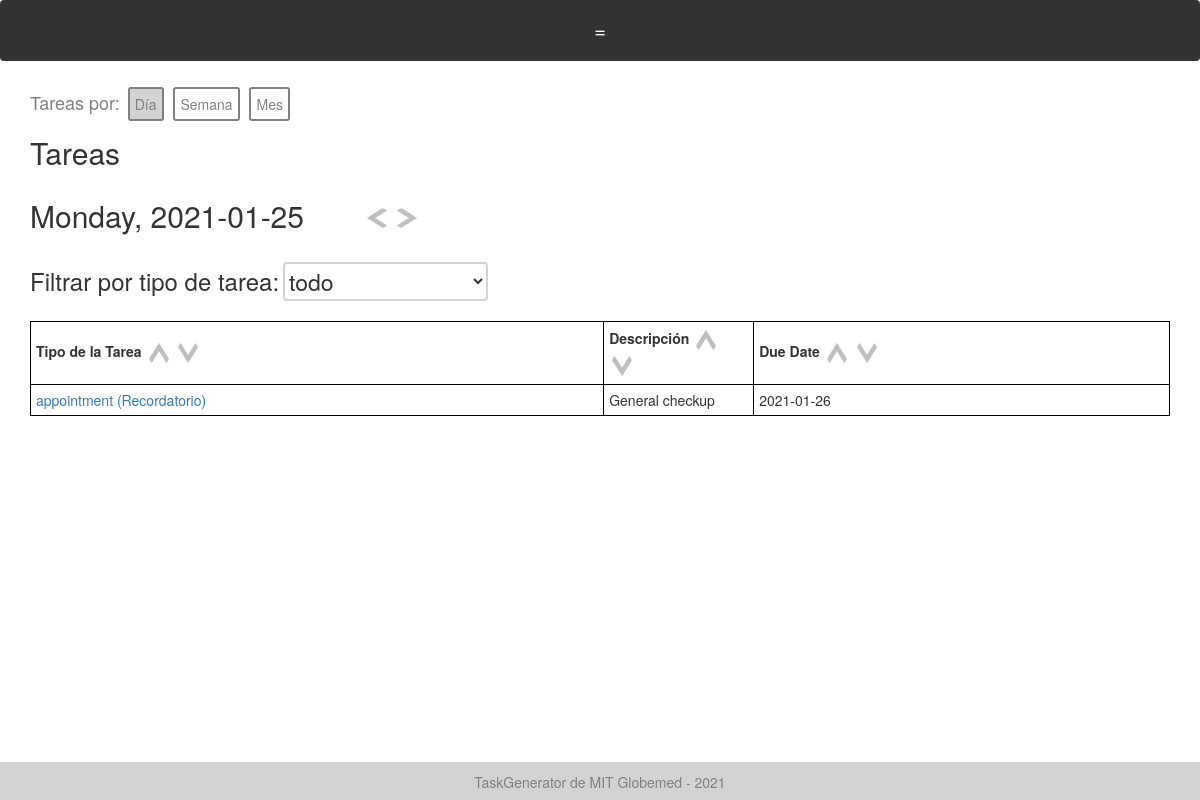
/daily_tasks (signed in), run on the app's committed database.
### models.py (models this page shows)
class Task(Base):
    __tablename__ = "tasks"
    id = Column(Integer, primary_key=True)
    task_type = Column(String, default="Generic")
    creator_id = Column(Integer)
    created_datetime = Column(DateTime)
    created_datestring = Column(String)
    due_datetime = Column(DateTime)
    due_datestring = Column(String)
    description = Column(String)
    completed = Column(Boolean) # completed or not
    fields = Column(PickleType) # dictionary of strings to strings
    reminders = Column(PickleType) # list of datetimes
    reminder_datestrings = Column(PickleType) # list of datetimes
    color = Column(String)
    items_of_use = Column(PickleType) # list of Inventory Item IDs

### app.py (the view)
@app.route('/daily_tasks')
@check_login_wrapper
def daily_tasks_():
    date = datetime.now().strftime("%Y-%m-%d")
    return render_template("daily_tasks.html", tasks=get_tasks_day(date), col_strings = ["Due Date"], col_vars = ["due_datestring"], task_types=get_task_types(), datestring=date,
        weekday = datetime.strptime(date, "%Y-%m-%d").strftime("%A"))

### app.py (called while the page is built)
def check_login_wrapper(func):
    @wraps(func)
    def inner(*args, **kwargs):
        if "username" not in login_session:
            flash("Please login to see that page." if login_session["language"] == "English" else "Inicie sesión para ver esa página")
            return redirect(url_for('login'))
        if "language" not in login_session:
            login_session["language"] = "Spanish"
        return func(*args, **kwargs)
    return inner

### database.py (called while the page is built)
def get_task_types():
    return session.query(TaskType).all()

def get_tasks():
    return session.query(Task).all()

def get_tasks_day(date):
    tasks = []
    for task in get_tasks():
        print("task due", task.due_datestring, task.reminder_datestrings, date)
        if task.due_datestring == date or date in task.reminder_datestrings:
            tasks.append(task)
    return tasks

### templates/daily_tasks.html (shortened to what this page needs)
{% extends "layout.html" %}
{% block body %}
 <span style="font-size: 18px; color: grey;">{{text['Tasks by']}}: </span>
  <a style="background-color: lightgrey; color:grey;" class="pretty-button" href="/daily_tasks/{{datestring}}">{{text['Day']}}</a>
  <a class="pretty-button" href="/weekly_tasks/{{datestring}}">{{text['Week']}}</a>
  <a class="pretty-button" href="/monthly_tasks/{{datestring}}">{{text['Month']}}</a>
  <h2 id="month_header" >{{text['Tasks']}}</h2>
  <h2 style="display: inline-block; width:330px;"> {{weekday}}, {{datestring}}</h2>
  <a  id="prev_button"><img style="margin-top: -10px; " src="{{url_for('static', filename='arrow_left.png')}}" class="arrow"></a>
  <a  id="next_button"><img style="margin-top: -10px; " src="{{url_for('static', filename='arrow_right.png')}}" class="arrow"></a>
  <br>
  <br>
  <h3 style="display: inline;">{{text['Filter by task type']}}:</h3>
  <select id="task_type" name="task_type" onchange="filterByTaskType()" style="font-size: 23px; border: solid lightgrey 2px; background: none; border-radius: 4px;">
    <option  value="all">{{text['all']}}</option>
  </select>
  <br>
  <br>
  <div id="table-container">
	  <table id="hidden-task-table" style="display: none; width:100%;">
  		<tr>
  			<th> {{text['Task Type']}}
          <img onclick="sortTable(0)" src="{{url_for('static', filename='arrow_up.png')}}" class="arrow">
          <img onclick="sortTable(0, true)" src="{{url_for('static', filename='arrow_down.png')}}" class="arrow">
        </th>
  			<th>{{text['Description']}}
          <img onclick="sortTable(1)" src="{{url_for('static', filename='arrow_up.png')}}" class="arrow">
          <img onclick="sortTable(1, true)" src="{{url_for('static', filename='arrow_down.png')}}" class="arrow">
        </th>
  			{% for col in col_strings %}
  				<th> {{ col }}
            <img onclick="sortTable({{loop.index+1}})" src="{{url_for('static', filename='arrow_up.png')}}" class="arrow">
            <img onclick="sortTable({{loop.index+1}}, true)" src="{{url_for('static', filename='arrow_down.png')}}" class="arrow">
          </th>
  			{% endfor %}
  	    </tr>
  	{% for task in tasks %}
  		<tr class="task-row">
  			<td><a href="/task/{{task.id}}"> {{ task.task_type }}
          {% if task.due_datestring != datestring %}
            ({{text['Reminder']}})
          {% endif %}
         </a></td>
  			{% if task.description|length > 20 %}
  		        <td class="desc-col"> {{ task.description[:20] }} <span class="tooltip2">...<span class="tooltiptext">{{ task.description }}</span></span></td>
  		    {% else %}
  		    	<td class="desc-col"> {{ task.description }} </td>
  		    {% endif %}
  	        {% for col in col_vars %}
  				<td> {{ task[col] }} </td>
  			{% endfor %}
  	    </tr>
      {% endfor %}
    </table>
  </div>
{%endblock%}

### static/style.css (style rules this page uses)
th { padding: 5px; border: 1px solid black; }
td { padding: 5px; border: 1px solid black; }
.desc-col { width: 150px; max-height: 20px; }
.task-row { max-height: 20px; white-space: nowrap; }

### templates/layout.html (style rules this page uses)
th { padding: 5px; border: 1px solid black; }
td { padding: 5px; border: 1px solid black; }
.desc-col { width: 150px; max-height: 20px; }
.task-row { max-height: 20px; white-space: nowrap; }
.pretty-button { border: solid 2px grey; color: grey; background-color: transparent; border-radius: 3px; padding: 5px; box-sizing: border-box; margin:3px; }
.arrow { cursor: pointer; width: 20px; height: 20px; margin: 3px; box-sizing: border-box; }

### data on the page
Task: task_type "appointment", Reminder "Recordatorio", description "General checkup", due_datestring "2021-01-26"

### other printed values
{{ text['Tasks by'] }} "Tareas por"
{{ text['Day'] }} "Día"
{{ text['Week'] }} "Semana"
{{ text['Month'] }} "Mes"
{{ text['Tasks'] }} "Tareas"
{{ weekday }} "Monday"
{{ datestring }} "2021-01-25"
{{ text['Filter by task type'] }} "Filtrar por tipo de tarea"
{{ text['Task Type'] }} "Tipo de la Tarea"
{{ text['Description'] }} "Descripción"
{{ col }} "Due Date"
{{ text['TaskGenerator by MIT Globemed - 2021'] }} "TaskGenerator de MIT Globemed - 2021"
form field task_type "todo"
